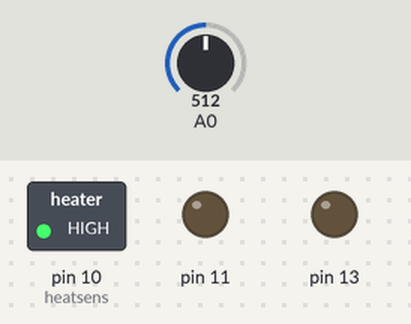
The sketch below on a simulated Arduino Uno, built with avr-gcc and run on an emulated ATmega328P. Parts: switched loads named in the sketch (green lamp = pin HIGH), output pins drawn as LEDs (lit = HIGH). The inputs (shaded band) are chosen by the test bench; at power-on: A0 = 512. Pins used as bus, display or sensor lines are not drawn.

Above: at 65.1 s.
At 66.5 s:
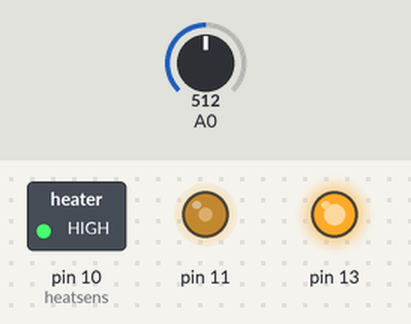
Timing chart, 0 to 68.0 s (numbered marks = the images above):
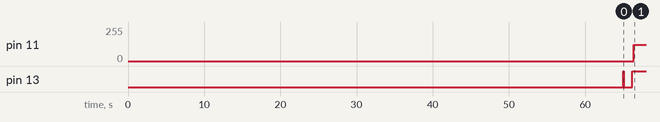

Measured:
- by itself, pin 11: 0/255 → 121/255 at 66.4 s
- by itself, pin 13: LOW → HIGH at 65.0 s, → LOW 0.05 s later, → HIGH 1.1 s later

The sketch:

gasalarmtx_arduino.ino
```cpp
#define BitIsClear(reg, bit)    ((reg & (1<<bit)) == 0)
#define SetBit(reg, bit)          reg |= (1<<bit)
#define ClearBit(reg, bit)       reg &= (~(1<<bit))
#define InvBit(reg, bit)          reg ^= (1<<bit)
#define BitIsSet(reg, bit)       ((reg & (1<<bit)) != 0)

#define heatsens()            PORTB |= (1<<PINB2)
#define ledon()               PORTB |=(1<<PINB5)
#define ledoff()              PORTB &= ~(1<<PINB5)
#define txhigh()              PORTB |= (1<<PINB4)
#define txlow()               PORTB &= ~(1<<PINB4)
#define zummeron()            PORTB |= (1<<PINB3)
#define zummeroff()           PORTB &= ~(1<<PINB3)
#define cfg_port_direct()     DDRB |= (1<<PORTB2)|(1<<PORTB3)|(1<<PORTB5)|(1<<PORTB4)
#define adcmux_init()         ADMUX |= (0<<MUX3)|(0<<MUX2)|(0<<MUX1)|(0<<MUX0)|(0<<REFS1)|(1<<REFS0) // ADC0(ardpin A0), Vref = Uin.
#define adccontr_init()       ADCSRA |= (1<<ADEN)|(1<<ADIE)|(1<<ADPS2)|(1<<ADPS1)|(1<<ADPS0); // f = 128кГц

unsigned int m,k, i, j, a, adc_data;
unsigned char txbit1[32]={1,0,1,1,0,0,1,1,1,0,1,0,0,0,0,0,1,1,1,1,1,0,0,1,1,0,0,0,1,1,0,0};
unsigned char txbit2[32]={0,1,0,0,1,1,0,0,0,1,0,1,1,1,1,1,0,0,0,0,0,1,1,0,0,1,1,1,0,0,1,1};

volatile float d0 = 5;
volatile float d1 = 0.3;
volatile float d2 = 15;
volatile float d3 = 0.145;
volatile float d4 = 10000;
volatile float d5 = 240000;
volatile float d6 = 65000;
int adc_level = 400;

//Тревога, повторяется
void alarm(void){
//Передача сигнала аварии по 433МГц
        ledon(); //LED On (ardpin13)
      for(i=0;i<100;i++){
        //Старт-бит?
        txhigh();//ardpin 11
        delay(d0); //10ms
        txlow();//ardpin 11

        //Передача битов
      for (m = 0;  m < 32; m++){
        if(txbit1[m] == 1){
          txhigh();//ardpin 11
      }
        else{
          txlow();//ardpin 11
         }
          delay(d1);//5ms
          txlow();//ardpin 11
      }

      for (m = 0;  m < 32; m++){
        if(txbit2[m] == 1){
          txhigh();//ardpin 11
       }
        else{
          txlow();//ardpin 11
        }
          delay(d1);//5ms
          txlow();//ardpin 11
      }
          delay(d2);
    }

//Звуковая и световая сигнализация
  for(k=0;k<50;k++){
    for(j=0;j<65000;j++){
        zummeron(); //Пищалка вкл.(ardpin 12)
        delay(d3);
        zummeroff(); //Пищалка выкл.(ardpin 12)
        delay(d3);
     }
   }

}

//Отслеживаем наступление срабатывания датчика по каналу AOUT (DOUT c компаратора)
void check(void){
  if(adc_data > adc_level){ // сравниваем результат преобразования 400 ~5в,(584 ~3.5в). На входе АЦП 2 вольта.  ADC = (Vin * 1023)/Vref
     alarm();
    }

}

// ADC interrupt service routine
ISR (ADC_vect){
     ledon(); //LED On (ardpin 13)
     delay(d4);
     ledoff();//LED Off (ardpin 13)
     delay(d5);

   for(a=0;a<50;a++) // Make 50 mesure
    {
     ADCSRA |= (1<<ADSC);                      // start new A/D conversion
     while (!(ADCSRA & (1 << ADIF)));      // wait until ADC is ready
     adc_data = adc_data+ADCW;
    }
     adc_data = adc_data/50;
     check();
}

void setup() {
//Направление работы порта.
  cfg_port_direct(); //Для подачи питания на датчик, выход на зуммер
//Выкл. аналог.компаратора
  ACSR=0x80;
//Инициализация АЦП.
  adcmux_init();
  adccontr_init();

  sei();

//Греем датчик
   heatsens(); //ardpin 10
   delay(d6);
   ADCSRA |= (1<<ADSC);

}

void loop() {

}
```
